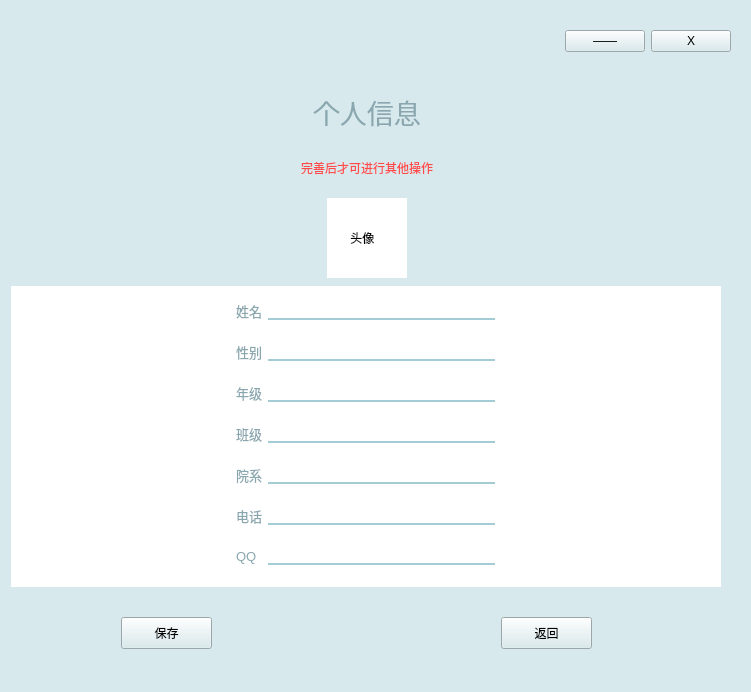
<?xml version="1.0" encoding="UTF-8"?>
<ui version="4.0">
 <class>Stu_Info</class>
 <widget class="QWidget" name="Stu_Info">
  <property name="geometry">
   <rect>
    <x>0</x>
    <y>0</y>
    <width>751</width>
    <height>692</height>
   </rect>
  </property>
  <property name="windowTitle">
   <string>Form</string>
  </property>
  <property name="styleSheet">
   <string notr="true">background-color: rgb(215, 233, 237);</string>
  </property>
  <layout class="QVBoxLayout" name="verticalLayout">
   <item>
    <widget class="QWidget" name="title_widget" native="true">
     <property name="maximumSize">
      <size>
       <width>16777215</width>
       <height>60</height>
      </size>
     </property>
     <layout class="QHBoxLayout" name="horizontalLayout">
      <item>
       <spacer name="horizontalSpacer">
        <property name="orientation">
         <enum>Qt::Horizontal</enum>
        </property>
        <property name="sizeHint" stdset="0">
         <size>
          <width>40</width>
          <height>20</height>
         </size>
        </property>
       </spacer>
      </item>
      <item>
       <widget class="QPushButton" name="hide_btn">
        <property name="text">
         <string>——</string>
        </property>
       </widget>
      </item>
      <item>
       <widget class="QPushButton" name="close_btn">
        <property name="text">
         <string>X</string>
        </property>
       </widget>
      </item>
     </layout>
    </widget>
   </item>
   <item>
    <widget class="QWidget" name="info_widget" native="true">
     <widget class="QWidget" name="info_title_widget" native="true">
      <property name="geometry">
       <rect>
        <x>10</x>
        <y>10</y>
        <width>691</width>
        <height>191</height>
       </rect>
      </property>
      <property name="styleSheet">
       <string notr="true"/>
      </property>
      <layout class="QGridLayout" name="gridLayout_2">
       <item row="1" column="1">
        <widget class="QLabel" name="hint_label">
         <property name="minimumSize">
          <size>
           <width>0</width>
           <height>0</height>
          </size>
         </property>
         <property name="maximumSize">
          <size>
           <width>16777215</width>
           <height>16777215</height>
          </size>
         </property>
         <property name="styleSheet">
          <string notr="true">color: rgb(255, 74, 74);</string>
         </property>
         <property name="text">
          <string>完善后才可进行其他操作</string>
         </property>
        </widget>
       </item>
       <item row="1" column="0">
        <spacer name="horizontalSpacer_6">
         <property name="orientation">
          <enum>Qt::Horizontal</enum>
         </property>
         <property name="sizeHint" stdset="0">
          <size>
           <width>40</width>
           <height>20</height>
          </size>
         </property>
        </spacer>
       </item>
       <item row="1" column="2">
        <spacer name="horizontalSpacer_7">
         <property name="orientation">
          <enum>Qt::Horizontal</enum>
         </property>
         <property name="sizeHint" stdset="0">
          <size>
           <width>40</width>
           <height>20</height>
          </size>
         </property>
        </spacer>
       </item>
       <item row="2" column="1" alignment="Qt::AlignHCenter|Qt::AlignVCenter">
        <widget class="QLabel" name="head_label">
         <property name="minimumSize">
          <size>
           <width>80</width>
           <height>80</height>
          </size>
         </property>
         <property name="maximumSize">
          <size>
           <width>80</width>
           <height>80</height>
          </size>
         </property>
         <property name="styleSheet">
          <string notr="true">background-color: rgb(255, 255, 255);</string>
         </property>
         <property name="text">
          <string>       头像</string>
         </property>
        </widget>
       </item>
       <item row="0" column="0">
        <spacer name="horizontalSpacer_4">
         <property name="orientation">
          <enum>Qt::Horizontal</enum>
         </property>
         <property name="sizeHint" stdset="0">
          <size>
           <width>40</width>
           <height>20</height>
          </size>
         </property>
        </spacer>
       </item>
       <item row="0" column="2">
        <spacer name="horizontalSpacer_5">
         <property name="orientation">
          <enum>Qt::Horizontal</enum>
         </property>
         <property name="sizeHint" stdset="0">
          <size>
           <width>40</width>
           <height>20</height>
          </size>
         </property>
        </spacer>
       </item>
       <item row="0" column="1" alignment="Qt::AlignHCenter">
        <widget class="QLabel" name="title_label">
         <property name="maximumSize">
          <size>
           <width>200</width>
           <height>16777215</height>
          </size>
         </property>
         <property name="font">
          <font>
           <pointsize>20</pointsize>
          </font>
         </property>
         <property name="styleSheet">
          <string notr="true">color: rgb(138, 167, 175);</string>
         </property>
         <property name="text">
          <string>个人信息</string>
         </property>
        </widget>
       </item>
      </layout>
     </widget>
     <widget class="QWidget" name="info_content_widget" native="true">
      <property name="geometry">
       <rect>
        <x>-1</x>
        <y>209</y>
        <width>711</width>
        <height>301</height>
       </rect>
      </property>
      <property name="styleSheet">
       <string notr="true">background-color: rgb(255, 255, 255);
color: rgb(138, 167, 175);</string>
      </property>
      <layout class="QGridLayout" name="gridLayout">
       <item row="6" column="2">
        <widget class="QLineEdit" name="stu_qq_tx">
         <property name="styleSheet">
          <string notr="true">background:transparent;
border-color:#a4ccd4;
border-style:solid;
border-top-width:0px;
border-right-width:0px;
border-bottom-width:2px;
border-left-width:0px;</string>
         </property>
        </widget>
       </item>
       <item row="1" column="2">
        <widget class="QLineEdit" name="stu_sex_tx">
         <property name="minimumSize">
          <size>
           <width>90</width>
           <height>0</height>
          </size>
         </property>
         <property name="styleSheet">
          <string notr="true">background:transparent;
border-color:#a4ccd4;
border-style:solid;
border-top-width:0px;
border-right-width:0px;
border-bottom-width:2px;
border-left-width:0px;</string>
         </property>
        </widget>
       </item>
       <item row="5" column="2">
        <widget class="QLineEdit" name="stu_tell_tx">
         <property name="styleSheet">
          <string notr="true">background:transparent;
border-color:#a4ccd4;
border-style:solid;
border-top-width:0px;
border-right-width:0px;
border-bottom-width:2px;
border-left-width:0px;</string>
         </property>
        </widget>
       </item>
       <item row="4" column="2">
        <widget class="QLineEdit" name="stu_academy_tx">
         <property name="styleSheet">
          <string notr="true">background:transparent;
border-color:#a4ccd4;
border-style:solid;
border-top-width:0px;
border-right-width:0px;
border-bottom-width:2px;
border-left-width:0px;</string>
         </property>
        </widget>
       </item>
       <item row="0" column="2">
        <widget class="QLineEdit" name="stu_name_tx">
         <property name="minimumSize">
          <size>
           <width>110</width>
           <height>0</height>
          </size>
         </property>
         <property name="styleSheet">
          <string notr="true">background:transparent;
border-color:#a4ccd4;
border-style:solid;
border-top-width:0px;
border-right-width:0px;
border-bottom-width:2px;
border-left-width:0px;</string>
         </property>
        </widget>
       </item>
       <item row="2" column="2">
        <widget class="QLineEdit" name="stu_grade_tx">
         <property name="minimumSize">
          <size>
           <width>90</width>
           <height>0</height>
          </size>
         </property>
         <property name="styleSheet">
          <string notr="true">background:transparent;
border-color:#a4ccd4;
border-style:solid;
border-top-width:0px;
border-right-width:0px;
border-bottom-width:2px;
border-left-width:0px;</string>
         </property>
        </widget>
       </item>
       <item row="0" column="0">
        <spacer name="horizontalSpacer_2">
         <property name="orientation">
          <enum>Qt::Horizontal</enum>
         </property>
         <property name="sizeHint" stdset="0">
          <size>
           <width>40</width>
           <height>20</height>
          </size>
         </property>
        </spacer>
       </item>
       <item row="1" column="1">
        <widget class="QLabel" name="stu_sex">
         <property name="font">
          <font>
           <pointsize>10</pointsize>
          </font>
         </property>
         <property name="text">
          <string>性别</string>
         </property>
        </widget>
       </item>
       <item row="4" column="1">
        <widget class="QLabel" name="stu_dep">
         <property name="font">
          <font>
           <pointsize>10</pointsize>
          </font>
         </property>
         <property name="text">
          <string>院系</string>
         </property>
        </widget>
       </item>
       <item row="5" column="1">
        <widget class="QLabel" name="stu_phnum">
         <property name="font">
          <font>
           <pointsize>10</pointsize>
          </font>
         </property>
         <property name="text">
          <string>电话</string>
         </property>
        </widget>
       </item>
       <item row="3" column="2">
        <widget class="QLineEdit" name="stu_class_tx">
         <property name="styleSheet">
          <string notr="true">background:transparent;
border-color:#a4ccd4;
border-style:solid;
border-top-width:0px;
border-right-width:0px;
border-bottom-width:2px;
border-left-width:0px;</string>
         </property>
        </widget>
       </item>
       <item row="3" column="1">
        <widget class="QLabel" name="stu_class">
         <property name="font">
          <font>
           <pointsize>10</pointsize>
          </font>
         </property>
         <property name="text">
          <string>班级</string>
         </property>
        </widget>
       </item>
       <item row="2" column="1">
        <widget class="QLabel" name="stu_gradeC">
         <property name="font">
          <font>
           <pointsize>10</pointsize>
          </font>
         </property>
         <property name="text">
          <string>年级</string>
         </property>
        </widget>
       </item>
       <item row="6" column="1">
        <widget class="QLabel" name="label">
         <property name="font">
          <font>
           <pointsize>10</pointsize>
          </font>
         </property>
         <property name="text">
          <string>QQ</string>
         </property>
        </widget>
       </item>
       <item row="0" column="1">
        <widget class="QLabel" name="stu_name">
         <property name="font">
          <font>
           <pointsize>10</pointsize>
          </font>
         </property>
         <property name="text">
          <string>姓名</string>
         </property>
        </widget>
       </item>
       <item row="0" column="3">
        <spacer name="horizontalSpacer_3">
         <property name="orientation">
          <enum>Qt::Horizontal</enum>
         </property>
         <property name="sizeHint" stdset="0">
          <size>
           <width>40</width>
           <height>20</height>
          </size>
         </property>
        </spacer>
       </item>
      </layout>
     </widget>
     <widget class="QWidget" name="btn_widget" native="true">
      <property name="geometry">
       <rect>
        <x>10</x>
        <y>520</y>
        <width>691</width>
        <height>71</height>
       </rect>
      </property>
      <widget class="QPushButton" name="save_btn">
       <property name="geometry">
        <rect>
         <x>100</x>
         <y>20</y>
         <width>91</width>
         <height>32</height>
        </rect>
       </property>
       <property name="text">
        <string>保存</string>
       </property>
      </widget>
      <widget class="QPushButton" name="return_btn">
       <property name="geometry">
        <rect>
         <x>480</x>
         <y>20</y>
         <width>91</width>
         <height>32</height>
        </rect>
       </property>
       <property name="text">
        <string>返回</string>
       </property>
      </widget>
     </widget>
    </widget>
   </item>
  </layout>
 </widget>
 <resources/>
 <connections/>
</ui>
